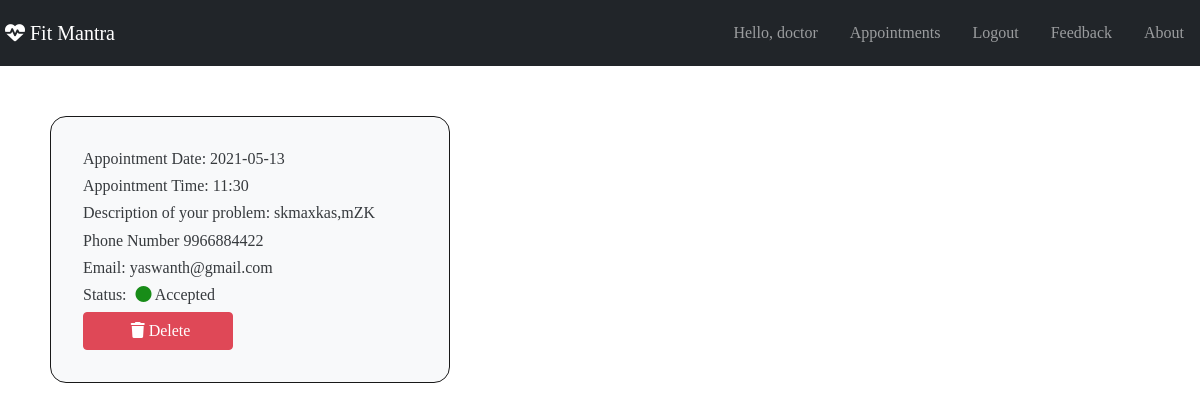
The app's page / (signed in), older data.
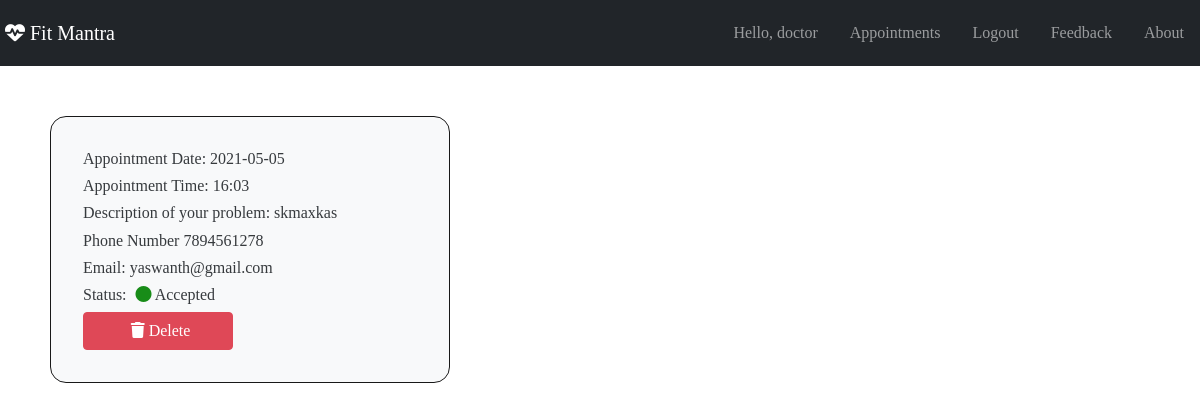
The same page, newer data.
### home/models.py (models this page shows)
class Appointments(models.Model):
    user = models.ForeignKey(User, on_delete=models.DO_NOTHING)
    appointment_date = models.TextField()
    appointment_time = models.CharField(max_length=200)
    appointment_description = models.CharField(max_length=100)
    phone_number = models.CharField(max_length=15)
    status = models.IntegerField(default=0)

### home/views.py (the view, shortened to what this page needs)
# urls.py: path('', views.index, name='home'),
def index(request):
    apps = Appointments.objects.filter(status=1)
    return render(request, "home/index.html", {'apps': apps, 'chats': chatList})

### home/templates/home/index.html (shortened to what this page needs)
{% extends "home/base.html" %}
{% block content %}
{% if user.username == "doctor" %}
{% if apps|length > 0 %}
<div class="cls">
{% for app in apps %}
 <div class="card app bg-light">
    <h6>Appointment Date:  {{ app.appointment_date }}</h6>
    <h6>Appointment Time:  {{ app.appointment_time }}</h6>
    <h6>Description of your problem:  {{ app.appointment_description }}</h6>
    <h6>Phone Number  {{ app.phone_number }}</h6>
    <h6>Email:  {{ app.user.email }}</h6>
    <h6>Status: <i class="fas fa-circle"  {% ifequal app.status  1 %} style=" color: green;" {% endifequal %}  ></i> {% ifequal app.status  1 %} Accepted {% endifequal %} </h6>
    <form action="" method="POST" class="del">
   <button class="btn btn-danger"><i class="fas fa-trash"></i> Delete</button>
  </form>
</div>
{% endfor %}
</div>
{% else %}
<h1>No Accepted appointments</h1>
{% endif %}
{% endif %}
{% endblock %}

### home/templates/home/base.html (shortened to what this page needs)
{% load static %}
<!DOCTYPE html>
<head>
  <link href="https://cdn.jsdelivr.net/npm/bootstrap@5.0.0-beta3/dist/css/bootstrap.min.css" rel="stylesheet">
</head>
<body>
<nav class="navbar navbar-expand-lg navbar-dark bg-dark">
  <div class="d-flex flex-grow-1">
      <a class="navbar-brand d-none d-lg-inline-block" href="{% url 'home'%}"><i class="fas fa-heartbeat"></i> Fit Mantra </a>
  </div>
  <div class="collapse navbar-collapse flex-grow-1 text-right" id="navbar">
      <ul class="navbar-nav ms-auto flex-nowrap">
          {% if user.is_authenticated %}
              <li class="nav-item">
                <span class="nav-link m-2 menu-item nav-active fon" >Hello, {{ user.username }}</span>
              </li>
              {% if user.username == "doctor" %}
              <li class="nav-item active">
                <a class="nav-link m-2 menu-item nav-active fon" aria-current="page" href="{% url 'doctor' %}">Appointments</a>
              </li>
              {% endif %}
              <li class="nav-item active">
                <a class="nav-link m-2 menu-item nav-active fon log" href="{% url 'logout' %}">Logout</a>
              </li>
              <li class="nav-item active">
                <a class="nav-link m-2 menu-item nav-active fon log" href="{% url 'feedback' %}">Feedback</a>
              </li>
              {% endif %}
              <li class="nav-item active">
                <a class="nav-link m-2 menu-item nav-active fon log" href="{% url 'about' %}">About</a>
              </li>
      </ul>
  </div>
</nav>
    {% block content %}{% endblock %}
</body>
</html>

### home/templates/home/base.html (style rules this page uses)
body, #txt, #hide { font: inherit; margin: 0; padding: 0; }
.btn { width: 150px; }
.card { padding: 30px; max-width: 400px; margin: auto; margin-top: 10px; opacity: 0.9; }
.fas { margin-left: 5px; }
.cls { padding: 50px; display: grid; grid-template-columns: repeat(auto-fit, minmax(300px, 1fr)); grid-gap: 1rem; }
.app { display: flex; flex-flow: column; padding: 2rem; margin: 0; border: 1px solid black; border-radius: 1rem; }
.del { margin-top: auto; }
body { background: url("https://www.kindpng.com/picc/m/267-2676363_clip-art-fitness-logos-images-fitness-logo-free.png"); background-size: cover; }

Row changes from the older to the newer data that the page shows:
removed Appointments: appointment_date "2021-05-13", appointment_time "11:30", appointment_description "skmaxkas,mZK", phone_number "9966884422", user.email "yaswanth@gmail.com", status 1 (drawn)
added Appointments: appointment_date "2021-05-05", appointment_time "16:03", appointment_description "skmaxkas", phone_number "7894561278", user.email "yaswanth@gmail.com", status 1 (drawn)
